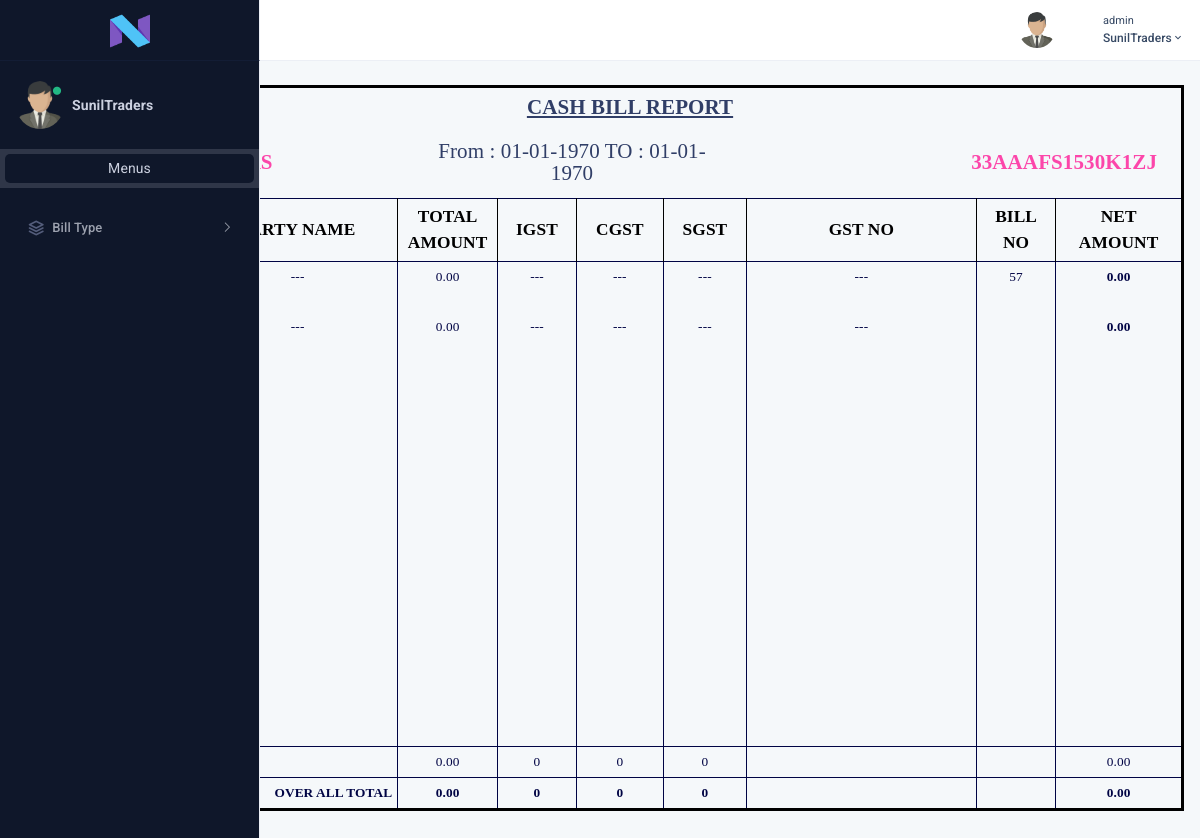
Screenshot of /cashbill_report_bill.php (signed in) with the database file from the repository.
### tables this page shows
CREATE TABLE `cash_bill_final` (
  `cash_id` int(250) NOT NULL,
  `bill_id` varchar(150) NOT NULL,
  `payment_mode` varchar(150) NOT NULL,
  `customer_name` varchar(150) NOT NULL,
  `customer_contact` varchar(150) NOT NULL,
  `gst_no` varchar(250) NOT NULL,
  `sub_total` varchar(150) NOT NULL,
  `discount` varchar(150) NOT NULL,
  `total` varchar(150) NOT NULL,
  `financial_year` varchar(250) NOT NULL,
  `cgst` varchar(250) NOT NULL,
  `sgst` varchar(150) NOT NULL,
  `igst` varchar(150) NOT NULL,
  `igst_amount` varchar(150) NOT NULL,
  `cgst_amount` varchar(150) NOT NULL,
  `sgst_amount` varchar(150) NOT NULL,
  `round_of` varchar(150) NOT NULL,
  `net_amount` varchar(150) NOT NULL,
  `created_at` varchar(150) NOT NULL,
  `address_1` varchar(150) NOT NULL,
  `address_2` varchar(150) NOT NULL,
  `city` varchar(150) NOT NULL
);

### cashbill_report_bill.php (the view, shortened to what this page needs)
<!DOCTYPE html>
<html lang="en">
<head>
    <link href="assets/plugins/datatables/datatable.css" rel="stylesheet" type="text/css" />
    <link href="assets/css/bootstrap.min.css" rel="stylesheet" type="text/css" />
    <link href="assets/css/icons.min.css" rel="stylesheet" type="text/css" />
    <link href="assets/css/app.min.css" rel="stylesheet" type="text/css" />
</head>
<body id="body" class="dark-sidebar">
    <?php include('header.php') ?>
    <div class="page-wrapper">
        <div class="page-content-tab">
            <div class="container-fluid" style="margin-top: 10px;">
                <div class="row">
                    <div class="col-lg-12" style="font-family: 'PT Serif', serif !important;">
                        <table class="table tablesss"  id="invoice-table" style="border: 1px solid;margin-top:15px;">
                            <thead>
                                <tr>
                                    <th class="text-center pt-1 pb-1" colspan="10"><h4  style="line-height: 10px;"><b><u>CASH BILL REPORT </u></b></h4></td>
                                </tr>
                                <tr>
                                    <th class="text-start pt-1 pb-1" colspan="3">
                                        <h4 class="ttl-color"><b>SUNIL TRADERS</b></h4>
                                    </th>
                                    <th class="text-center pt-1 pb-1" colspan="4">
                                    <h4>From : <?= date('d-m-Y',strtotime($from_date)) ?> TO : <?= date('d-m-Y',strtotime($to_date)) ?></h4>
                                    </th>
                                    <th class="text-end pt-1 pb-1" colspan="3">
                                        <h4 class="ttl-color"><b>33AAAFS1530K1ZJ</b></h4>
                                    </th>
                                </tr>
                                <tr class="table-title">
                                    <th class="text-center">S.No</th>
                                    <th class="text-center">DATE</th>
                                    <th class="text-center party-name">PARTY NAME</th>
                                    <th class="text-center" style="width: 100px;">TOTAL AMOUNT</th>
                                    <th class="text-center">IGST</th>
                                    <th class="text-center">CGST</th>
                                    <th class="text-center">SGST</th>
                                    <th class="text-center  gst-no">GST NO</th>
                                    <th class="text-center">BILL NO</th>
                                    <th class="text-center">NET AMOUNT</th>
                                </tr>
                            </thead>
                            <tbody>
                                <?php
                                    $sql="SELECT * FROM cash_bill_final WHERE created_at >= '$from_date' AND created_at <= '$to_date'";
                                    $result=mysqli_query($conn,$sql);
                                    $i=1;
                                    $totalAmount=0;
                                    $totalCGST=0;
                                    $totalSGST=0;
                                    $totalIGST=0;
                                    $totalNetAmount=0;
                                    while($rec=mysqli_fetch_assoc($result))
                                    {
                                      $totalAmount=$totalAmount+$rec['total'];
                                      $totalNetAmount=$totalNetAmount+$rec['net_amount'];
                                ?>
                                <tr class="table-titless invoice_line">
                                    <td class="text-center"><?= $i++ ?></td>
                                    <td class="text-center"><?= date('d-m-Y',strtotime($rec['created_at'])) ?></td>
                                    <td class="text-center"><?= ($rec['customer_name']) ? $rec['customer_name'] : "---" ?></td>
                                    <td class="text-center">
                                        <?php
                                            $total=number_format($rec['total'],2);
                                            $tot_amount=str_replace( ',', '', $total );
                                            echo preg_replace("/(\d+?)(?=(\d\d)+(\d)(?!\d))(\.\d+)?/i", "$1,", $tot_amount);
                                        ?>
                                    </td>
                                    <td class="text-center">
                                        <?php
                                        if($rec['igst_amount']!='')
                                        {
                                            $igst_amount=str_replace( ',', '', $rec['igst_amount'] );
                                            echo preg_replace("/(\d+?)(?=(\d\d)+(\d)(?!\d))(\.\d+)?/i", "$1,", $igst_amount);
                                        }
                                        else
                                        {
                                           echo  "---";
                                        }
                                        ?>
                                    </td>
                                    <td class="text-center">
                                        <?php
                                        if($rec['cgst_amount']!='')
                                        {
                                            $cgst_amount=str_replace( ',', '', $rec['cgst_amount'] );
                                            echo preg_replace("/(\d+?)(?=(\d\d)+(\d)(?!\d))(\.\d+)?/i", "$1,", $cgst_amount);
                                        }
                                        else
                                        {
                                           echo  "---";
                                        }
                                        ?>
                                    </td>
                                    <td class="text-center">
                                        <?php
                                        if($rec['sgst_amount']!='')
                                        {
                                            $sgst_amount=str_replace( ',', '', $rec['sgst_amount'] );
                                            echo preg_replace("/(\d+?)(?=(\d\d)+(\d)(?!\d))(\.\d+)?/i", "$1,", $sgst_amount);
                                        }
                                        else
                                        {
                                           echo  "---";
                                        }
                                        ?>
                                    </td>
                                    <td class="text-center"><?= ($rec['gst_no']) ? $rec['gst_no'] : "---" ?></td>
                                    <td class="text-center"><?php echo $rec['bill_id']; ?></td>
                                    <td class="text-center" style="font-weight: bold;">
                                        <?php
                                            $amount=number_format($rec['net_amount'],2);
                                            $net_amount=str_replace( ',', '', $amount );
                                            echo preg_replace("/(\d+?)(?=(\d\d)+(\d)(?!\d))(\.\d+)?/i", "$1,", $net_amount);
                                        ?>
                                    </td>
                                </tr>
                                <?php
                                    }
                                ?>
                                <tr class="table-titless" >
                                    <td class="text-center"></td>
                                    <td class="text-center"></td>
                                    <td class="text-center"></td>
                                    <td class="text-center"></td>
                                    <td class="text-center"></td>
                                    <td class="text-center"></td>
                                    <td class="text-center"></td>
                                    <td class="text-center"></td>
                                </tr>
                                <tfoot>
                                <tr class="table-titlesss">
                                    <td class="text-center">
                                        <?php
                                        $amount=number_format($totalAmount,2);
                                        $tot_amount=str_replace( ',', '', $amount );
                                        echo preg_replace("/(\d+?)(?=(\d\d)+(\d)(?!\d))(\.\d+)?/i", "$1,", $tot_amount);
                                        ?>
                                    </td>
                                    <td class="text-center">
                                        <?php
                                        if($totalCGST!='')
                                        {
                                            $totalCGST_amount=str_replace( ',', '', $totalCGST );
                                            echo preg_replace("/(\d+?)(?=(\d\d)+(\d)(?!\d))(\.\d+)?/i", "$1,", $totalCGST_amount);
                                        }
                                        else
                                        {
                                           echo  "---";
                                        }
                                        ?>
                                    </td>
                                    <td class="text-center">
                                        <?php
                                        if($totalSGST!='')
                                        {
                                            $totalSGST_amount=str_replace( ',', '', $totalSGST );
                                            echo preg_replace("/(\d+?)(?=(\d\d)+(\d)(?!\d))(\.\d+)?/i", "$1,", $totalSGST_amount);
                                        }
                                        else
                                        {
                                           echo  "---";
                                        }
                                        ?>
                                    </td>
                                    <td class="text-center">
                                        <?php
                                        if($totalIGST!='')
                                        {
                                            $totalIGST_amount=str_replace( ',', '', $totalIGST );
                                            echo preg_replace("/(\d+?)(?=(\d\d)+(\d)(?!\d))(\.\d+)?/i", "$1,", $totalIGST_amount);
                                        }
                                        else
                                        {
                                           echo  "---";
                                        }
                                        ?>
                                    </td>
                                    <td class="text-end" colspan="1"></td>
                                    <td class="text-end" colspan="1"></td>
                                    <td class="text-center">
                                        <?php
                                         $amount=number_format($totalNetAmount,2);
                                         $tot_amount=str_replace( ',', '', $amount );
                                         echo preg_replace("/(\d+?)(?=(\d\d)+(\d)(?!\d))(\.\d+)?/i", "$1,", $tot_amount);
                                        ?>
                                    </td>
                                </tr>
                                <tr class="table-titless font-bold">
                                    <td class="text-endsss" colspan="3"><b>OVER ALL TOTAL</b></td>
                                    <td class="text-center">
                                        <?php
                                        $amount=number_format($totalAmount,2);
                                        $tot_amount=str_replace( ',', '', $amount );
                                        echo preg_replace("/(\d+?)(?=(\d\d)+(\d)(?!\d))(\.\d+)?/i", "$1,", $tot_amount);
                                        ?>
                                    </td>
                                    <td class="text-center">
                                        <?php
                                        if($totalCGST!='')
                                        {
                                            $totalCGST_amount=str_replace( ',', '', $totalCGST );
                                            echo preg_replace("/(\d+?)(?=(\d\d)+(\d)(?!\d))(\.\d+)?/i", "$1,", $totalCGST_amount);
                                        }
                                        else
                                        {
                                           echo  "---";
                                        }
                                        ?>
                                    </td>
                                    <td class="text-center">
                                        <?php
                                        if($totalSGST!='')
                                        {
                                            $totalSGST_amount=str_replace( ',', '', $totalSGST );
                                            echo preg_replace("/(\d+?)(?=(\d\d)+(\d)(?!\d))(\.\d+)?/i", "$1,", $totalSGST_amount);
                                        }
                                        else
                                        {
                                           echo  "---";
                                        }
                                        ?>
                                    </td>
                                    <td class="text-center">
                                        <?php
                                        if($totalIGST!='')
                                        {
                                            $totalIGST_amount=str_replace( ',', '', $totalIGST );
                                            echo preg_replace("/(\d+?)(?=(\d\d)+(\d)(?!\d))(\.\d+)?/i", "$1,", $totalIGST_amount);
                                        }
                                        else
                                        {
                                           echo  "---";
                                        }
                                        ?>
                                    </td>
                                    <td class="text-end" colspan="1"></td>
                                    <td class="text-end" colspan="1"></td>
                                    <td class="text-center">
                                        <?php
                                         $amount=number_format($totalNetAmount,2);
                                         $tot_amount=str_replace( ',', '', $amount );
                                         echo preg_replace("/(\d+?)(?=(\d\d)+(\d)(?!\d))(\.\d+)?/i", "$1,", $tot_amount);
                                        ?>
                                    </td>
                                </tr>
                                </tfoot>
                            </tbody>
                        </table>
                    </div>
                </div>
            </div>
        </div>
    </div>
</body>
</html>

### rows the page displays
cash_bill_final: total "0.00", bill "57", net_amount "0.00"
cash_bill_final: total "0.00", net_amount "0.00"

### other values shown
$_SESSION['username'] "admin"
date('d-m-Y',strtotime($from_date)) "01-01-1970"
date('d-m-Y',strtotime($to_date)) "01-01-1970"
